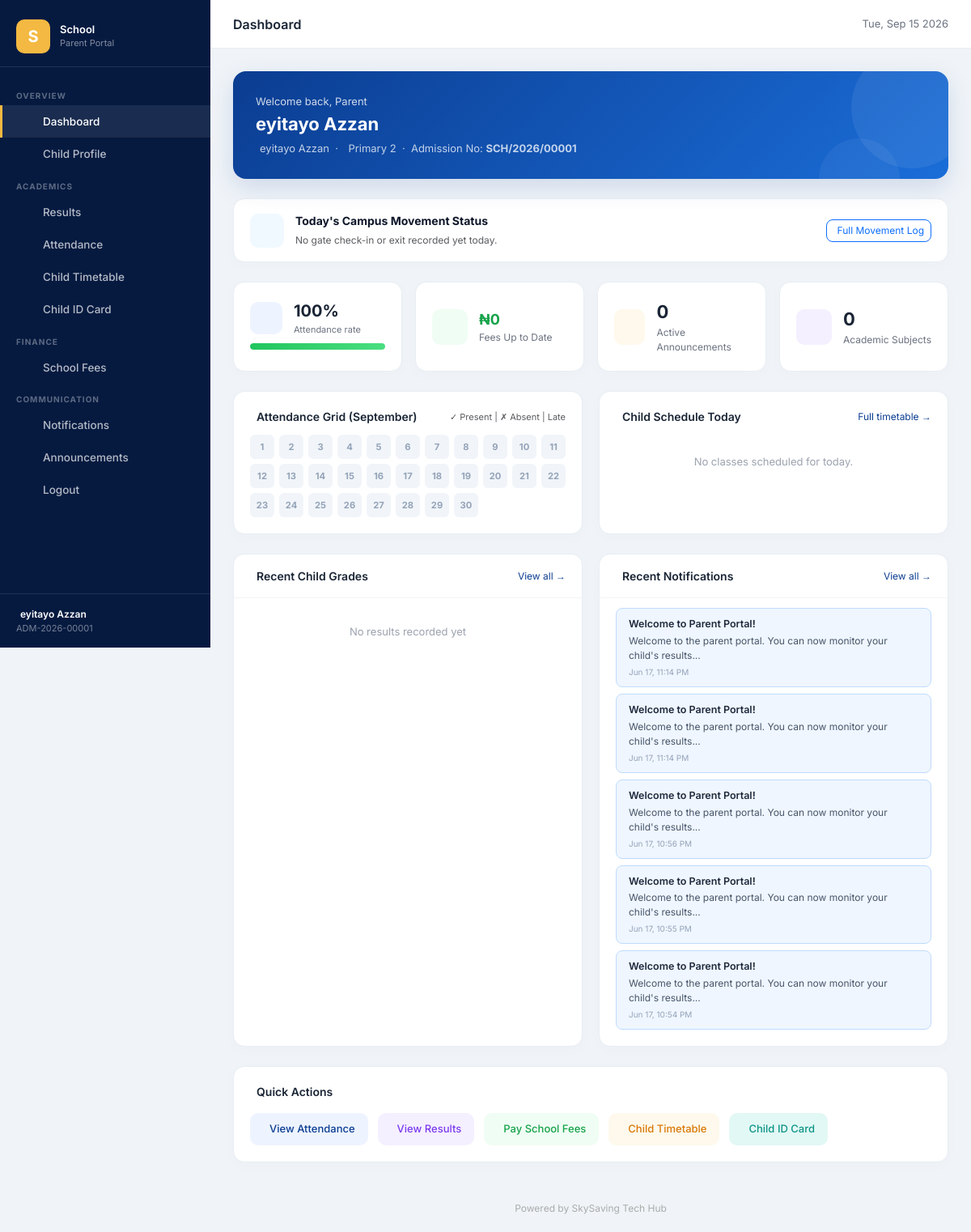
The app's page /parent/dashboard (signed in) with its own data.
### tables this page shows
CREATE TABLE `applicants` (
  `id` int unsigned NOT NULL AUTO_INCREMENT,
  `school_id` int unsigned NOT NULL DEFAULT '1',
  `application_number` varchar(24) NOT NULL,
  `admission_type` varchar(60) NOT NULL DEFAULT 'General',
  `admission_number` varchar(30) DEFAULT NULL,
  `student_username` varchar(40) DEFAULT NULL,
  `first_name` varchar(80) NOT NULL,
  `middle_name` varchar(80) DEFAULT NULL,
  `last_name` varchar(80) NOT NULL,
  `gender` enum('Male','Female') NOT NULL,
  `date_of_birth` date NOT NULL,
  `state_of_origin` varchar(80) NOT NULL,
  `local_government` varchar(100) DEFAULT NULL,
  `nationality` varchar(80) NOT NULL,
  `religion` varchar(80) DEFAULT NULL,
  `home_address` text NOT NULL,
  `parent_name` varchar(120) NOT NULL,
  `parent_phone` varchar(40) NOT NULL,
  `parent_email` varchar(150) NOT NULL,
  `father_name` varchar(140) DEFAULT NULL,
  `mother_name` varchar(140) DEFAULT NULL,
  `guardian_name` varchar(140) DEFAULT NULL,
  `parent_occupation` varchar(140) DEFAULT NULL,
  `class_id` int unsigned DEFAULT NULL,
  `previous_school` varchar(180) DEFAULT NULL,
  `previous_class` varchar(80) DEFAULT NULL,
  `blood_group` varchar(20) DEFAULT NULL,
  `allergies` text,
  `special_needs` text,
  `emergency_name` varchar(140) DEFAULT NULL,
  `emergency_relationship` varchar(80) DEFAULT NULL,
  `emergency_phone` varchar(40) DEFAULT NULL,
  `passport_photo` varchar(255) DEFAULT NULL,
  `birth_certificate` varchar(255) DEFAULT NULL,
  `previous_result` varchar(255) DEFAULT NULL,
  `testimonial` varchar(255) DEFAULT NULL,
  `recommendation_letter` varchar(255) DEFAULT NULL,
  `status` enum('Pending','Submitted','Under Review','Awaiting Exam','Exam Completed','Interview Scheduled','Approved','Rejected','Enrolled','Terminated') NOT NULL DEFAULT 'Submitted',
  `admission_status` enum('Pending','Offered','Rejected','Terminated','Enrolled') NOT NULL DEFAULT 'Pending',
  `enrollment_status` enum('Pending','In Progress','Completed') NOT NULL DEFAULT 'Pending',
  `enrolled_at` datetime DEFAULT NULL,
  `created_at` datetime NOT NULL,
  `updated_at` datetime DEFAULT NULL,
  `qr_code` varchar(255) DEFAULT NULL,
  `qr_data` varchar(100) DEFAULT NULL,
  `student_status` enum('Active','Suspended','Graduated','Transferred','Withdrawn') NOT NULL DEFAULT 'Active',
  `student_login_created_at` datetime DEFAULT NULL,
  PRIMARY KEY (`id`),
  UNIQUE KEY `application_number` (`application_number`),
  UNIQUE KEY `admission_number` (`admission_number`),
  UNIQUE KEY `student_username` (`student_username`),
  KEY `fk_applicants_class` (`class_id`),
  KEY `idx_app_number` (`application_number`),
  KEY `idx_app_status` (`status`),
  KEY `idx_app_created` (`created_at`),
  KEY `idx_app_parent_phone` (`parent_phone`),
  KEY `idx_app_email` (`parent_email`),
  KEY `idx_applicants_school` (`school_id`),
  CONSTRAINT `fk_applicants_class` FOREIGN KEY (`class_id`) REFERENCES `classes` (`id`) ON DELETE SET NULL
);

CREATE TABLE `classes` (
  `id` int unsigned NOT NULL AUTO_INCREMENT,
  `school_id` int unsigned NOT NULL DEFAULT '1',
  `name` varchar(80) NOT NULL,
  `sort_order` int NOT NULL DEFAULT '0',
  `created_at` timestamp NULL DEFAULT CURRENT_TIMESTAMP,
  PRIMARY KEY (`id`),
  UNIQUE KEY `name` (`school_id`,`name`),
  KEY `idx_classes_sort` (`sort_order`),
  KEY `idx_classes_school` (`school_id`)
);

CREATE TABLE `admission_letters` (
  `id` int unsigned NOT NULL AUTO_INCREMENT,
  `school_id` int unsigned NOT NULL DEFAULT '1',
  `applicant_id` int unsigned NOT NULL,
  `admission_number` varchar(30) NOT NULL,
  `generated_at` datetime NOT NULL DEFAULT CURRENT_TIMESTAMP,
  PRIMARY KEY (`id`),
  UNIQUE KEY `admission_number` (`admission_number`),
  KEY `fk_letters_applicant` (`applicant_id`),
  KEY `idx_admission_letters_school` (`school_id`),
  CONSTRAINT `fk_letters_applicant` FOREIGN KEY (`applicant_id`) REFERENCES `applicants` (`id`) ON DELETE CASCADE
);

CREATE TABLE `notifications` (
  `id` int unsigned NOT NULL AUTO_INCREMENT,
  `school_id` int unsigned NOT NULL DEFAULT '1',
  `user_type` enum('student','parent','staff') NOT NULL,
  `user_id` int unsigned NOT NULL COMMENT 'Refers to target login accounts table id (student_accounts.id, parent_accounts.id, staff_accounts.id)',
  `title` varchar(255) NOT NULL,
  `message` text NOT NULL,
  `is_read` tinyint(1) DEFAULT '0',
  `created_at` datetime DEFAULT CURRENT_TIMESTAMP,
  PRIMARY KEY (`id`),
  KEY `idx_notifications_school` (`school_id`)
);

### views/parent/dashboard.php (the view, shortened to what the rows shown need)
<?php
$school      = setting('school_name', 'School');
$studentName = $student['first_name'] . ' ' . $student['last_name'];
$classN      = $student['class_name'] ?? '—';
?>
<div class="parent-content">
    <div style="background:linear-gradient(135deg,#0b3d91 0%,#1a6dd8 100%);border-radius:16px;padding:28px;color:#fff;margin-bottom:24px;position:relative;overflow:hidden; box-shadow: 0 10px 30px rgba(11, 61, 145, 0.15);">
        <div style="position:absolute;top:-30px;right:-30px;width:150px;height:150px;border-radius:50%;background:rgba(255,255,255,.07);"></div>
        <div style="position:absolute;bottom:-50px;right:60px;width:100px;height:100px;border-radius:50%;background:rgba(255,255,255,.05);"></div>
        <p style="font-size:13px;opacity:.8;margin:0 0 4px;">Welcome back, Parent</p>
        <h2 style="font-size:22px;font-weight:700;margin:0 0 8px;"><?= e($_SESSION['parent']['name']) ?></h2>
        <p style="font-size:13px;opacity:.75;margin:0;"><?= e($studentName) ?> &nbsp;·&nbsp; <?= e($classN) ?> &nbsp;·&nbsp; Admission No: <strong><?= e($student['admission_number']) ?></strong></p>
    </div>
    <div style="display:grid;grid-template-columns:repeat(auto-fit, minmax(320px, 1fr));gap:20px;margin-bottom:24px;">
        <div style="background:#fff;border-radius:14px;border:1px solid #e8eef4;overflow:hidden;box-shadow:0 4px 18px rgba(0,0,0,0.02);">
            <div style="padding:12px 20px;">
                <?php if ($notifications): foreach ($notifications as $n): ?>
                    <div class="notif-row <?= !$n['is_read'] ? 'unread' : '' ?>">
                        <div style="font-weight:600; color:#1e293b;"><?= e($n['title']) ?></div>
                        <div style="color:#475569; font-size:12px; margin-top:2px;"><?= e(substr($n['message'], 0, 70)) ?><?= strlen($n['message']) > 70 ? '...' : '' ?></div>
                        <small style="color:#94a3b8; font-size:10px; margin-top:4px; display:block;"><i class="ti ti-clock"></i> <?= date('M d, h:i A', strtotime($n['created_at'])) ?></small>
                    </div>
                <?php endforeach; else: ?>
                    <p style="text-align:center;color:#9ca3af;padding:12px;font-size:13px;margin:0;">No recent notifications.</p>
                <?php endif; ?>
            </div>
        </div>
    </div>
</div>

### views/layouts/parent.php (shortened to what the rows shown need)
<!doctype html>
<html lang="en" style="<?= e(brand_css()) ?>">
<head>
    <link href="https://cdn.jsdelivr.net/npm/bootstrap@5.3.3/dist/css/bootstrap.min.css" rel="stylesheet">
    <link rel="stylesheet" href="https://cdn.jsdelivr.net/npm/@tabler/icons-webfont@latest/tabler-icons.min.css">
    <link href="<?= url('assets/css/style.css') ?>" rel="stylesheet">
</head>
<body>
<?php $parentSession = $_SESSION['parent'] ?? null; ?>
<?php $currentRoute  = trim($_GET['route'] ?? 'dashboard', '/'); ?>
<div class="parent-shell">
<?php if ($parentSession): ?>
<aside class="parent-sidebar" id="parentSidebar">
    <div class="brand">
        <?php $logoUrl = school_logo_url(); ?>
        <?php if ($logoUrl): ?>
            <img src="<?= e($logoUrl) ?>" alt="Logo" style="width:42px;height:42px;border-radius:10px;object-fit:contain;background:#fff;padding:2px;" onerror="this.style.display='none'; if(this.nextElementSibling) this.nextElementSibling.style.display='flex';">
            <div class="logo-icon" style="display:none;"><?= strtoupper(substr(setting('school_name', 'S'), 0, 1)) ?></div>
        <?php else: ?>
            <div class="logo-icon"><?= strtoupper(substr(setting('school_name', 'S'), 0, 1)) ?></div>
        <?php endif; ?>
        <div>
            <div class="school-name"><?= e(setting('school_name', 'School')) ?></div>
            <div class="portal-label">Parent Portal</div>
        </div>
    </div>
    <nav class="parent-nav">
        <div class="nav-label">Overview</div>
        <a class="<?= $currentRoute === 'dashboard' ? 'active' : '' ?>" href="<?= url('parent/dashboard') ?>"><i class="ti ti-layout-dashboard"></i> Dashboard</a>
        <a class="<?= $currentRoute === 'child' ? 'active' : '' ?>" href="<?= url('parent/child') ?>"><i class="ti ti-user"></i> Child Profile</a>
        <div class="nav-label">Academics</div>
        <a class="<?= $currentRoute === 'results' ? 'active' : '' ?>" href="<?= url('parent/results') ?>"><i class="ti ti-report-analytics"></i> Results</a>
        <a class="<?= $currentRoute === 'attendance' ? 'active' : '' ?>" href="<?= url('parent/attendance') ?>"><i class="ti ti-calendar-check"></i> Attendance</a>
        <a class="<?= $currentRoute === 'timetable' ? 'active' : '' ?>" href="<?= url('parent/timetable') ?>"><i class="ti ti-calendar"></i> Child Timetable</a>
        <a class="<?= $currentRoute === 'id-card' ? 'active' : '' ?>" href="<?= url('parent/id-card') ?>"><i class="ti ti-id"></i> Child ID Card</a>
        <div class="nav-label">Finance</div>
        <a class="<?= $currentRoute === 'fees' ? 'active' : '' ?>" href="<?= url('parent/fees') ?>"><i class="ti ti-receipt"></i> School Fees</a>
        <div class="nav-label">Communication</div>
        <a class="<?= $currentRoute === 'notifications' ? 'active' : '' ?>" href="<?= url('parent/notifications') ?>"><i class="ti ti-bell"></i> Notifications</a>
        <a class="<?= $currentRoute === 'announcements' ? 'active' : '' ?>" href="<?= url('parent/announcements') ?>"><i class="ti ti-speakerphone"></i> Announcements</a>
        <a href="<?= url('parent/logout') ?>"><i class="ti ti-logout"></i> Logout</a>
    </nav>
    <div class="parent-sidebar-footer">
        <div class="parent-name"><i class="ti ti-user-circle" style="margin-right:5px"></i><?= e($parentSession['name']) ?></div>
        <div class="parent-role"><?= e($parentSession['app_number'] ?? '') ?></div>
    </div>
</aside>
<?php endif; ?>
<div class="parent-main">
    <?= $content ?>
</div>
</div>
</body>
</html>

### records on screen
applicants: application_number "ADM-2026-00001", studentName "eyitayo Azzan", class.name "Primary 2", admission_letters.admission_number "SCH/2026/00001"
notifications: title "Welcome to Parent Portal!", message "Welcome to the parent portal. You can now monitor your child's results", created_at "Jun 17, 11:14 PM"
notifications: title "Welcome to Parent Portal!", message "Welcome to the parent portal. You can now monitor your child's results", created_at "Jun 17, 11:14 PM"
notifications: title "Welcome to Parent Portal!", message "Welcome to the parent portal. You can now monitor your child's results", created_at "Jun 17, 10:56 PM"
notifications: title "Welcome to Parent Portal!", message "Welcome to the parent portal. You can now monitor your child's results", created_at "Jun 17, 10:55 PM"
notifications: title "Welcome to Parent Portal!", message "Welcome to the parent portal. You can now monitor your child's results", created_at "Jun 17, 10:54 PM"

### other values on screen
substr(setting('school_name', 'S'), 0, 1) "S"
setting('school_name', 'School') "School"
$parentSession['name'] "eyitayo Azzan"
$_SESSION['parent']['name'] "eyitayo Azzan"
$attPct "100"
$feeBalance "0"
count($announcements) "0"
count($results) "0"
$label "1"
$label "2"
$label "3"
$label "4"
$label "5"
$label "6"
$label "7"
